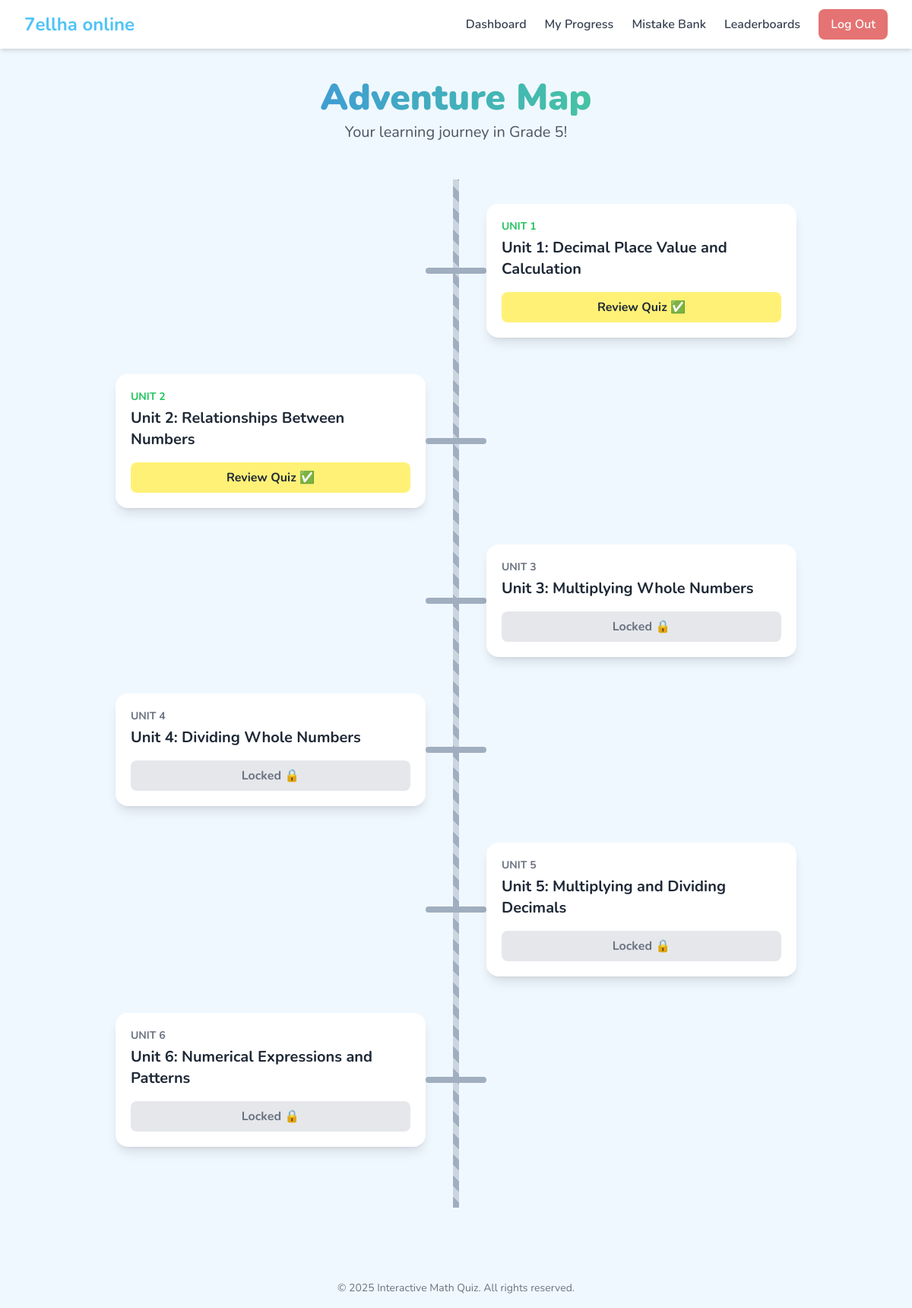
The page /academics/dashboard/ (signed in) on the database its author committed.
### apps/academics/models.py (models this page shows, shortened)
class Grade(models.Model):
    name = models.CharField(
        _('Grade Name'),
        max_length=100,
        unique=True,
        help_text=_("e.g., Grade 1, Grade 2")
    )
    description = models.TextField(
        _('Description'),
        blank=True,
        null=True,
        help_text=_("A brief description of the grade level.")
    )
    class Meta:
        verbose_name = _('Grade')
        verbose_name_plural = _('Grades')
        ordering = ['name'] # Ensures grades are ordered consistently.

class Unit(models.Model):
    grade = models.ForeignKey(Grade, on_delete=models.CASCADE, related_name='units')
    title = models.CharField(_('Title'), max_length=200)
    description = models.TextField(_('Description'), blank=True, null=True)
    unit_number = models.PositiveIntegerField(_('Unit Number'), default=1)
    duration_minutes = models.PositiveIntegerField(
        _('Quiz Duration (minutes)'),
        default=10,
        help_text="Set the time limit for this unit's quiz in minutes."
    )
    is_published = models.BooleanField(
    default=False,
    help_text="Check this box to make the unit visible to students.")
    class Meta:
        verbose_name = _('Unit')
        verbose_name_plural = _('Units')
        ordering = ['grade', 'unit_number']

### apps/academics/views.py (the view)
# urls.py: path('dashboard/', unit_list_view, name='unit_list'),
@login_required
def unit_list_view(request):
    student = request.user
    all_units_for_grade = Unit.objects.filter(
        grade=student.grade
    ).select_related('grade').annotate(
        question_count=Count('questions')
    ).order_by('unit_number')
    completed_unit_ids = set(QuizResult.objects.filter(student=student).values_list('unit_id', flat=True))
    adventure_map_units = []
    for unit in all_units_for_grade:
        status = ''
        if unit.id in completed_unit_ids:
            status = 'completed'
        elif unit.is_published and unit.question_count > 0:
            status = 'unlocked'
        else:
            status = 'locked'
        adventure_map_units.append({
            'unit': unit,
            'status': status
        })
    context = {
        'adventure_map_units': adventure_map_units,
        'grade': student.grade,
    }
    return render(request, 'academics/unit_list.html', context)

### apps/core/templates/academics/unit_list.html (shortened to what this page needs)
{% extends "base.html" %}
{% block content %}
<div class="max-w-4xl mx-auto">
    <div class="text-center mb-12">
        <h1 class="text-5xl font-black bg-gradient-to-r from-blue-500 to-green-400 text-transparent bg-clip-text">Adventure Map</h1>
        <p class="text-xl text-gray-600 dark:text-gray-400 mt-2">Your learning journey in {{ grade.name }}!</p>
    </div>
    <div class="adventure-path">
        <div class="path-line"></div>
        {% for item in adventure_map_units %}
            <div class="path-node">
                <div class="node-content">
                    <div class="bg-white dark:bg-gray-800 rounded-2xl shadow-lg p-5">
                        <p class="text-sm font-bold
                            {% if item.status == 'completed' %}text-green-500{% elif item.status == 'unlocked' %}text-blue-500{% else %}text-gray-500{% endif %}">
                            UNIT {{ item.unit.unit_number }}
                        </p>
                        <h2 class="text-xl font-bold text-gray-800 dark:text-gray-100 mt-1">{{ item.unit.title }}</h2>
                        <div class="mt-4">
                            {% if item.status == 'completed' %}
                                <a href="{% url 'quizzes:take_quiz' unit_id=item.unit.id %}" class="block w-full text-center px-4 py-2 bg-brand-yellow text-gray-800 font-bold rounded-lg hover:bg-opacity-90 transition">
                                    Review Quiz ✅
                                </a>
                            {% elif item.status == 'unlocked' %}
                                <a href="{% url 'quizzes:take_quiz' unit_id=item.unit.id %}" class="block w-full text-center px-4 py-2 bg-brand-light-blue text-white font-bold rounded-lg hover:bg-opacity-90 transition">
                                    Start Challenge 🚀
                                </a>
                            {% else %}
                                <div class="w-full text-center px-4 py-2 bg-gray-200 dark:bg-gray-700 text-gray-500 dark:text-gray-400 font-bold rounded-lg cursor-not-allowed">
                                    Locked 🔒
                                </div>
                            {% endif %}
                        </div>
                    </div>
                </div>
                <div class="node-connector"></div>
            </div>
        {% empty %}
            <div class="bg-white dark:bg-gray-800 rounded-2xl shadow-lg p-8 text-center">
                <p class="text-gray-500 dark:text-gray-400 text-lg">Your adventure will begin soon. Check back later!</p>
            </div>
        {% endfor %}
    </div>
</div>
{% endblock %}

### apps/core/templates/base.html (style rules this page uses)
body { font-family: 'Nunito', sans-serif; background-color: #f0f8ff; }
.bg-brand-yellow { background-color: #fff176; }

### apps/core/templates/academics/unit_list.html (style rules this page uses)
.adventure-path { position: relative; padding: 2rem 0; }
.path-line { position: absolute; left: 50%; top: 0; bottom: 0; width: 8px; background-image: repeating-linear-gradient(45deg, #a0aec0, #a0aec0 10px, #cbd5e0 10px, #cbd5e0 20px); transform: translateX(-50%); z-index: -1; }
.path-node { position: relative; margin-bottom: 3rem; display: flex; align-items: center; }
.path-node:nth-child(even) { flex-direction: row-reverse; }
.node-content { width: calc(50% - 40px); }
.node-connector { width: 80px; height: 8px; background-color: #a0aec0; border-radius: 4px; }

### rows shown on the page
Grade: name "Grade 5"
Unit: unit.unit_number "1", unit "Unit 1: Decimal Place Value and Calculation", shows "Review Quiz ✅"
Unit: unit.unit_number "2", unit "Unit 2: Relationships Between Numbers", shows "Review Quiz ✅"
Unit: unit.unit_number "3", unit "Unit 3: Multiplying Whole Numbers", shows "Locked 🔒"
Unit: unit.unit_number "4", unit "Unit 4: Dividing Whole Numbers", shows "Locked 🔒"
Unit: unit.unit_number "5", unit "Unit 5: Multiplying and Dividing Decimals", shows "Locked 🔒"
Unit: unit.unit_number "6", unit "Unit 6: Numerical Expressions and Patterns", shows "Locked 🔒"
